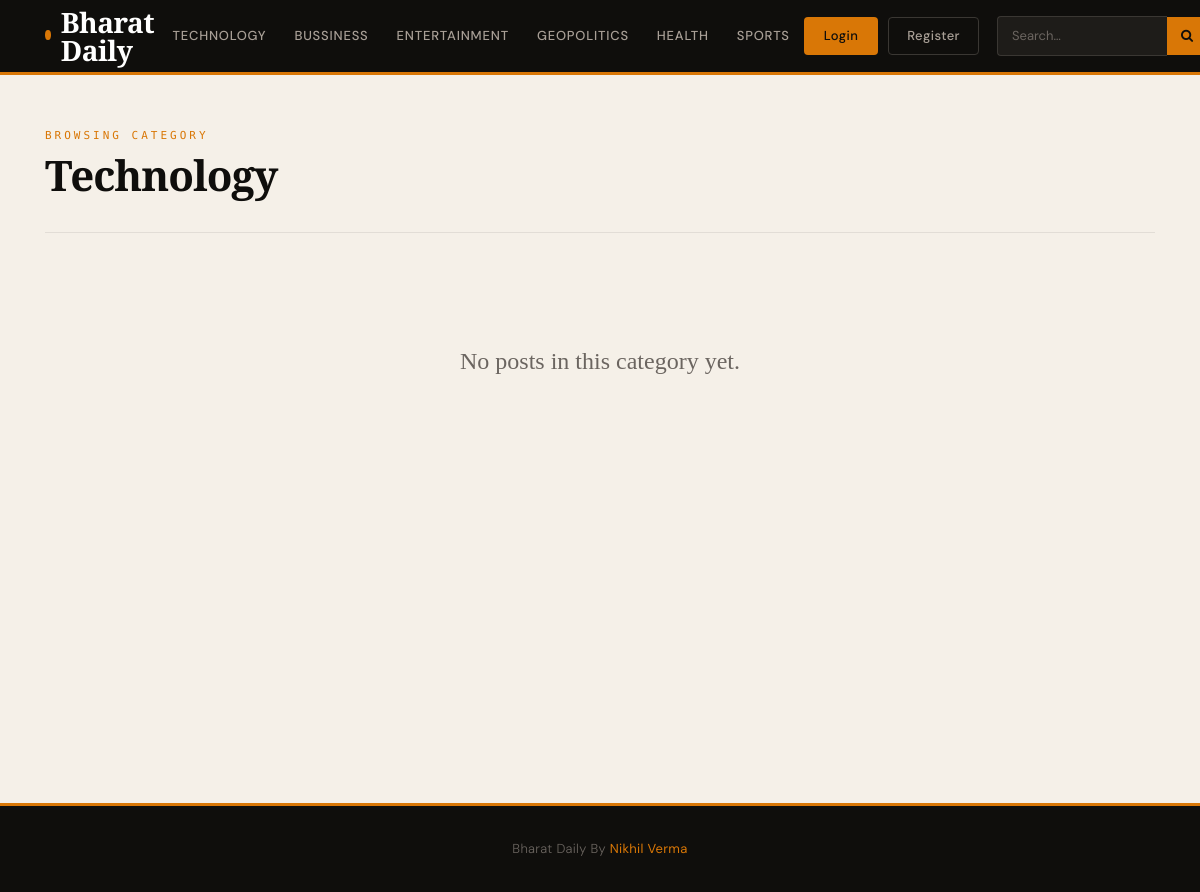
The app's page /category/2/ with its own data.
### blog/models.py (models this page shows)
class Category(models.Model):
    category_name=models.CharField(max_length=50,unique=True)
    created_at=models.DateTimeField(auto_now_add=True)
    updated_at=models.DateTimeField(auto_now=True)
    class Meta:
        verbose_name_plural = 'categories'
    def __str__(self):       #It is the strign representation of the category model
        return self.category_name

### blog/views.py (the view)
# urls.py: path('<int:category_id>/',views.posts_by_category,name='posts_by_category')
def posts_by_category(request,category_id):
    posts = Blog.objects.filter(category=category_id)
    try:
        category = Category.objects.get(pk=category_id)
    except:
        return render(request,'404.html')
    context={
        'posts':posts,
        'category':category
    }
    return render(request,'post_category.html',context)

### blog/context_processor.py (called while the page is built)
def get_categories(request):
      categories = Category.objects.all()
      return dict(categories=categories)

def get_social_link(request):
      social_link = SocialLink.objects.all()
      return dict(social_link=social_link)

### templates/post_category.html (shortened to what this page needs)
{% extends 'base.html' %}
{% block content %}
<div class="category-header">
    <div>
        <p class="category-label">Browsing Category</p>
        <h1 class="category-title">{{ category }}</h1>
    </div>
</div>
{% for post in posts %}
<div class="cat-post">
    <img class="cat-post-img" src="{{ post.featured_image.url }}" alt="{{ post.title }}">
    <div class="cat-post-body">
        <div>
            <div class="blog-meta mb-2">{{ post.created_at|timesince }} ago &nbsp;·&nbsp; {{ post.author }}</div>
            <div class="cat-post-title">{{ post.title }}</div>
            <p class="cat-post-excerpt">{{ post.short_description|truncatewords:30 }}</p>
        </div>
        <a href="{% url 'single_blog' post.slug %}" class="cat-read-btn">
            Read Article <i class="fa fa-arrow-right"></i>
        </a>
    </div>
</div>
{% empty %}
<div style="padding:60px 0; text-align:center; color:var(--muted);">
    <p style="font-family:'Playfair Display',serif; font-size:24px;">No posts in this category yet.</p>
</div>
{% endfor %}
<div style="padding-bottom: 60px;"></div>
{% endblock %}

### templates/base.html (shortened to what this page needs)
{% load static %}
<!DOCTYPE html>
<html lang="en">
<head>
    <link rel="stylesheet" href="https://stackpath.bootstrapcdn.com/bootstrap/4.5.2/css/bootstrap.min.css">
    <link rel="stylesheet" href="https://cdnjs.cloudflare.com/ajax/libs/font-awesome/4.7.0/css/font-awesome.min.css">
</head>
<body>
    <header class="main-header">
        <div class="container">
            <div class="header-inner">
                <a class="logo" href="/">
                    <span class="logo-dot"></span>
                    Bharat Daily
                </a>
                <ul class="nav-cats d-none d-lg-flex">
                    {% for cat in categories %}
                    <li>
                        <a href="{% url 'posts_by_category' cat.id %}">{{ cat.category_name }}</a>
                    </li>
                    {% endfor %}
                </ul>
                <div class="nav-actions">
                    {% if user.is_authenticated %}
                        <a class="btn-dashboard" href="{% url 'dashboard' %}">Dashboard</a>
                        <a class="btn-auth-logout" href="{% url 'logout' %}">Logout</a>
                    {% else %}
                        <a class="btn-auth-login" href="{% url 'login' %}">Login</a>
                        <a class="btn-auth-register" href="{% url 'register' %}">Register</a>
                    {% endif %}
                    <form action="{% url 'search' %}" method="get" class="search-form ml-2">
                        <input type="search" class="search-input" placeholder="Search…" name="keyword">
                        <button type="submit" class="search-btn"><i class="fa fa-search"></i></button>
                    </form>
                </div>
            </div>
        </div>
    </header>
    <div class="page-wrapper">
        <div class="container">
            {% block content %}{% endblock %}
        </div>
    </div>
    <footer>
        <div class="container">
            <p>Bharat Daily By <strong>Nikhil Verma</strong></p>
        </div>
    </footer>
</body>
</html>

### templates/base.html (style rules this page uses)
:root { --ink: #0f0e0c; --cream: #f5f0e8; --amber: #d97706; --amber-light: #fbbf24; --muted: #6b6560; --border: #e2ddd6; --white: #ffffff; --card-bg: #ffffff; --surface: #faf8f5; }
* { margin: 0; padding: 0; box-sizing: border-box; }
body { background: var(--cream); color: var(--ink); font-family: 'DM Sans', sans-serif; font-weight: 300; line-height: 1.7; }
.main-header { background: var(--ink); position: sticky; top: 0; z-index: 1000; border-bottom: 3px solid var(--amber); }
.header-inner { display: flex; align-items: center; justify-content: space-between; padding: 0 0; min-height: 72px; }
.logo { font-family: 'Playfair Display', serif; font-size: 28px; font-weight: 900; color: var(--white) !important; text-decoration: none !important; letter-spacing: -0.5px; display: flex; align-items: center; gap: 10px; line-height: 1; }
.logo-dot { width: 10px; height: 10px; background: var(--amber); border-radius: 50%; display: inline-block; margin-bottom: 2px; }
.nav-cats { display: flex; align-items: center; gap: 0; list-style: none; margin: 0; padding: 0; }
.nav-cats li a { color: #a89f96 !important; font-size: 13px; font-weight: 500; text-decoration: none; letter-spacing: 0.8px; text-transform: uppercase; padding: 24px 14px; display: block; transition: color 0.2s, background 0.2s; border-bottom: 3px solid transparent; margin-bottom: -3px; }
.nav-actions { display: flex; align-items: center; gap: 10px; }
.btn-auth-login { background: var(--amber); color: var(--ink) !important; font-size: 13px; font-weight: 500; padding: 8px 20px; border-radius: 4px; text-decoration: none; letter-spacing: 0.4px; transition: background 0.2s; border: none; }
.btn-auth-register { background: transparent; color: #a89f96 !important; font-size: 13px; font-weight: 500; padding: 7px 18px; border-radius: 4px; text-decoration: none; letter-spacing: 0.4px; border: 1px solid #3a3733; transition: all 0.2s; }
.search-form { display: flex; align-items: center; }
.search-input { background: #1e1c19; border: 1px solid #3a3733; border-right: none; color: var(--white); font-size: 13px; font-family: 'DM Sans', sans-serif; padding: 8px 14px; border-radius: 4px 0 0 4px; width: 170px; outline: none; transition: border-color 0.2s; }
.search-input::placeholder { color: #6b6560; }
.search-btn { background: var(--amber); border: none; color: var(--ink); padding: 8px 14px; border-radius: 0 4px 4px 0; cursor: pointer; transition: background 0.2s; font-size: 13px; }
.page-wrapper { min-height: calc(100vh - 72px - 80px); }
footer { background: var(--ink); color: #6b6560; text-align: center; padding: 32px 0; margin-top: 80px; border-top: 3px solid var(--amber); }
footer p { font-size: 13px; margin: 0; letter-spacing: 0.3px; }
footer strong { color: var(--amber); }

### templates/post_category.html (style rules this page uses)
.category-header { padding: 52px 0 36px; border-bottom: 1px solid var(--border); margin-bottom: 48px; display: flex; align-items: flex-end; justify-content: space-between; }
.category-label { font-family: 'DM Mono', monospace; font-size: 11px; letter-spacing: 3px; text-transform: uppercase; color: var(--amber); margin-bottom: 8px; }
.category-title { font-family: 'Playfair Display', serif; font-size: 42px; font-weight: 900; letter-spacing: -1px; color: var(--ink); margin: 0; line-height: 1; }

### records on screen
Category: category_name "TECHNOLOGY", category_name "Technology"
Category: category_name "BUSSINESS"
Category: category_name "ENTERTAINMENT"
Category: category_name "GEOPOLITICS"
Category: category_name "HEALTH"
Category: category_name "SPORTS"
